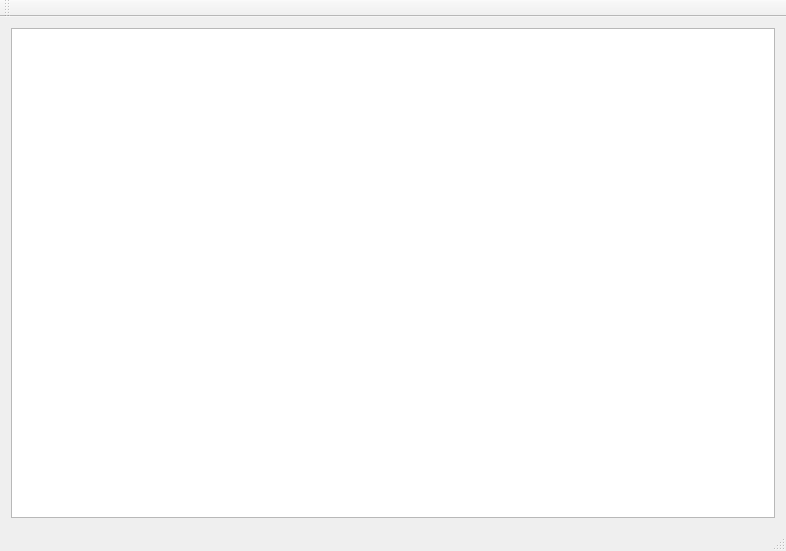
<?xml version="1.0" encoding="UTF-8"?>
<ui version="4.0">
 <class>MainWindow</class>
 <widget class="QMainWindow" name="MainWindow">
  <property name="geometry">
   <rect>
    <x>0</x>
    <y>0</y>
    <width>786</width>
    <height>551</height>
   </rect>
  </property>
  <property name="windowTitle">
   <string>MainWindow</string>
  </property>
  <widget class="QWidget" name="centralWidget">
   <layout class="QGridLayout" name="gridLayout">
    <item row="0" column="0">
     <widget class="QTextEdit" name="input"/>
    </item>
   </layout>
  </widget>
  <widget class="QMenuBar" name="menuBar">
   <property name="geometry">
    <rect>
     <x>0</x>
     <y>0</y>
     <width>786</width>
     <height>26</height>
    </rect>
   </property>
  </widget>
  <widget class="QToolBar" name="mainToolBar">
   <attribute name="toolBarArea">
    <enum>TopToolBarArea</enum>
   </attribute>
   <attribute name="toolBarBreak">
    <bool>false</bool>
   </attribute>
  </widget>
  <widget class="QStatusBar" name="statusBar"/>
 </widget>
 <layoutdefault spacing="6" margin="11"/>
 <resources/>
 <connections/>
</ui>
